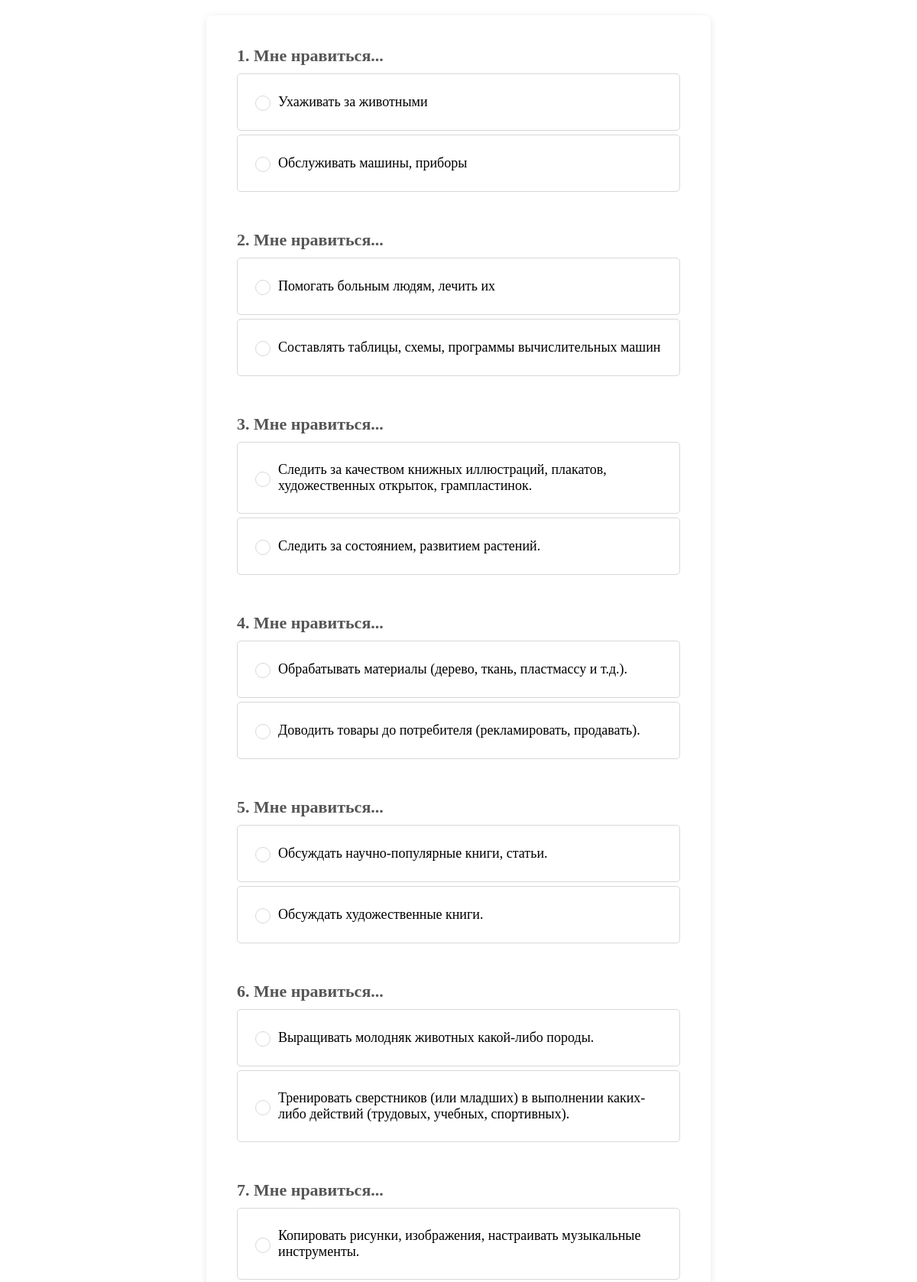
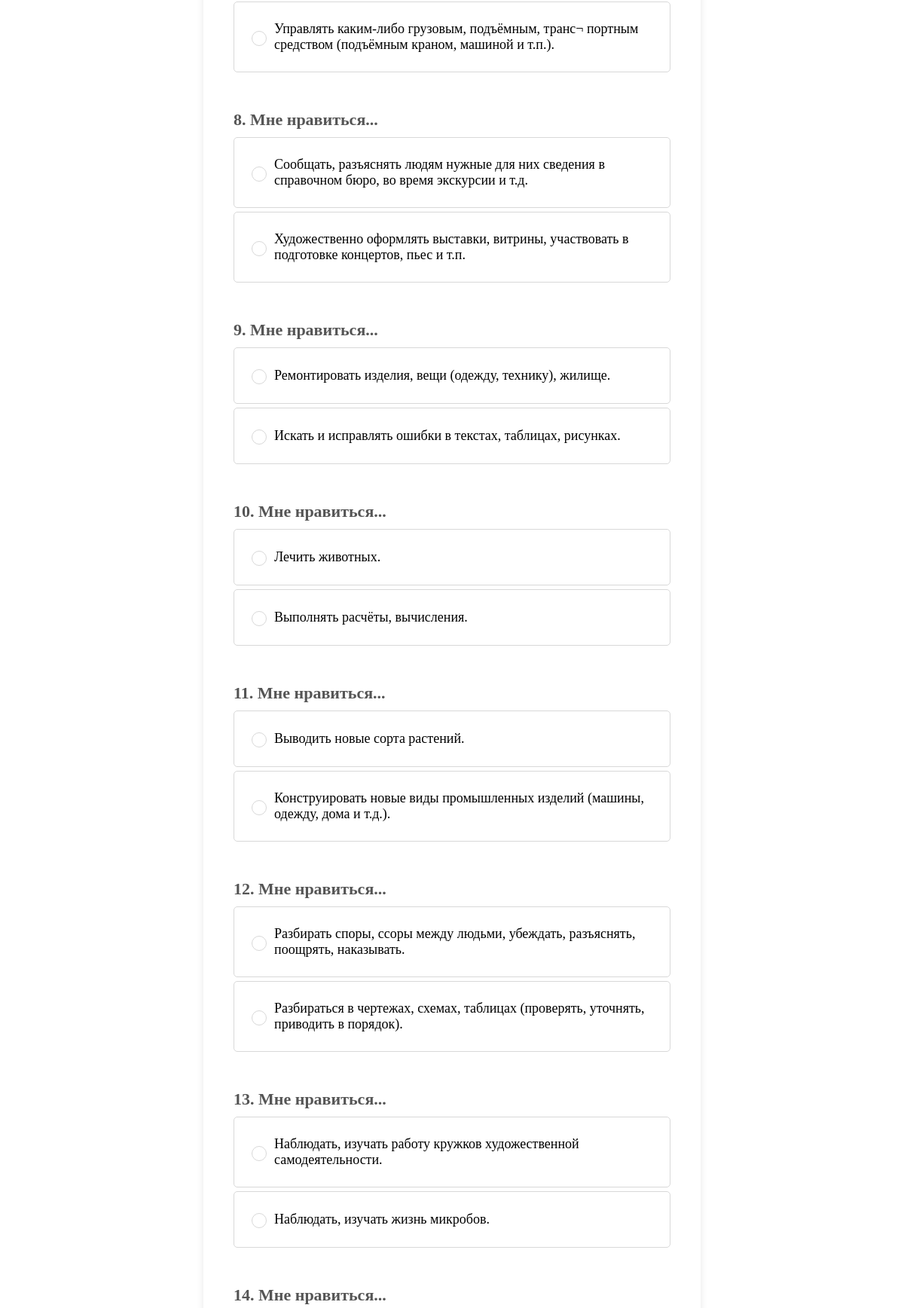
Page /test/1/ (upper part) on the committed database (2 pictures, top to bottom).
### test_app/models.py (models this page shows, shortened)
class Question(models.Model):
    text = models.CharField(max_length=1024)
    choice_a = models.CharField(max_length=512)
    choice_b = models.CharField(max_length=512)

### test_app/views.py (the view)
# urls.py: path('test/<int:user_data_id>/', test_view, name='test_view'),
def test_view(request, user_data_id):
    user_data = get_object_or_404(UserData, id=user_data_id)
    language = user_data.language  # Retrieve the user's language preference from the UserData model
    submit_text = "Бастау" if language == "KZ" else "ПОЛУЧИТЬ РЕЗУЛЬТАТ"
    if request.method == 'POST':
        profession_groups_count = {
            'Human-Nature': 0,
            'Human-Technique': 0,
            'Human-Human': 0,
            'Human-Sign Systems': 0,
            'Human-Artistic Image': 0
        }
        i = 0
        for key, value in request.POST.items():
            i += 1  # Increment the index for each item
            if value == "a":
                if i in [1, 6, 10, 11, 16, 20]:  # 'a' indices for 'Human-Nature'
                    profession_groups_count['Human-Nature'] += 1
                elif i in [4, 9, 14, 19]:  # 'a' indices for 'Human-Technique'
                    profession_groups_count['Human-Technique'] += 1
                elif i in [2, 8, 12, 18]:  # 'a' indices for 'Human-Human'
                    profession_groups_count['Human-Human'] += 1
                elif i in [5, 15]:  # 'a' indices for 'Human-Sign Systems'
                    profession_groups_count['Human-Sign Systems'] += 1
                elif i in [3, 7, 13, 17]:  # 'a' indices for 'Human-Artistic Image'
                    profession_groups_count['Human-Artistic Image'] += 1
            elif value == "b":
                if i in [3, 13]:  # 'b' indices for 'Human-Nature'
                    profession_groups_count['Human-Nature'] += 1
                elif i in [1, 7, 11, 17]:  # 'b' indices for 'Human-Technique'
                    profession_groups_count['Human-Technique'] += 1
                elif i in [4, 6, 14, 16]:  # 'b' indices for 'Human-Human'
                    profession_groups_count['Human-Human'] += 1
                elif i in [2, 9, 10, 12, 19, 20]:  # 'b' indices for 'Human-Sign Systems'
                    profession_groups_count['Human-Sign Systems'] += 1
                elif i in [5, 8, 15, 18]:  # 'b' indices for 'Human-Artistic Image'
                    profession_groups_count['Human-Artistic Image'] += 1
        max_category = max(profession_groups_count, key=profession_groups_count.get)
        max_count = profession_groups_count[max_category]
        answer = "Предлагаемая вами профессиональная группа - это:"
        result = max_category
        result2 = ""
        if language == "KZ":
            submit = "Бастау"
            answer = "Сіздің ұсынылған мамандық тобыңыз"
            if result == 'Human-Nature':
                result = "Мұнда адам жансыз және тірі табиғаттың әртүрлі құбылыстарымен айналысатын профессорлар кіреді, мысалы, биолог, географ, геолог, математик, физик, химик және жаратылыстану ғылымдары санатына жататын басқа мамандықтар.",
                result2 = "Адам Табиғаты"
            elif result == 'Human-Technique':
                result2 = "Адам Техникасы"
                result = "Адам Техникасы: Бұл топқа адам техникамен, оны қолданумен немесе дизайнмен айналысатын әр түрлі жұмыс түрлері кіреді, мысалы, инженер, оператор, машинист, механизатор, дәнекерлеуші және т. б. профессор."
            elif result == 'Human-Human':
                result2 = "Адам-Адам"
                result = "Мұнда адамдардың өзара әрекеттесуін көздейтін мамандықтың барлық түрлері ұсынылған, мысалы, саясат, дін, педагогика, психология, медицина, сауда, құқық."
            elif result == 'Human-Sign Systems':
                result2 = "Адам Белгілері Жүйелері:"
                result = "Бұл топқа құру, оқыту және пайдалануға қатысты мамандықтар кіредіәр түрлі белгілі жүйелер, лингвистика түрлері, математикалық бағдарламалау тілдері, зерттеу нәтижелерін графикалық бейнелеу мүмкіндіктері және т. б."
            elif result == 'Human-Artistic Image':
                result2 = "Адам-Көркем Образ"
                result = "Адам-Көркем Образ: Бұл топ-көркем және шығармашылық жұмыстың әртүрлі түрлері, әдебиет, музыка, театр, бейнелеу өнері."
        elif language == "RU":
            submit = "отправить"
            if result == 'Human-Nature':
                result2 ="Человек-природа"
                result = "Здесь входят профессора, в которых человек владеет делом с разными явлениями неживой и живой природы, например биолог, географ, геолог, математик, физик, химик и другие профессии, относящиеся к разряду естественных наук."
            elif result == 'Human-Technique':
                result2 = "Человек-техника"
                result = "Человек-техника"
            elif result == 'Human-Human: В эту группу входят различные виды трудовой деятельности, в которых человек владеет делом с техникой, ее использованием или конструкцией, например, профессор инженера, оператора, машиниста, механизатора, сварщика и т. п.':
                result2 = "Человек-человек"
                result = "Здесь представлены все виды профессии, предполагающие взаимодействие людей, например политика, религ, педагогика, психология, медицина, торговля, право. "
            elif result == 'Human-Sign Systems':
                result2 = "Человек-знаковые"
                result = "В эту группу включены профессии, касающиеся создания, обучения и использования различных известных систем, видов лингвистики, языков математического программирования, возможностей графического представления результатов изучения и т. п."
            elif result == 'Human-Artistic Image':
                result2 = "Человек-художественный образ:",
                result = "Человек-художественный образ:  Эта группа представляет собой различные виды художественно-творческого труда, тип литературы, музыки, театра, образное искусство."
        TestResult.objects.create(user_data_id=user_data_id, test_name="First test", result=result)
        user_data = get_object_or_404(UserData, id=user_data_id)
        return render(request, "test_app/first_test/results.html", {
            'result': result,
            'result2': result2,
            'answer': answer,
            'user_data_id': user_data_id,
            'submit_text': submit_text
        })
    else:
        if(language == "KZ"):
            questions = Question_kk.objects.all()
        else:
            questions = Question.objects.all()
        return render(request, 'test_app/first_test/test.html', {
            'questions': questions,
            'user_data_id': user_data_id,
            'submit_text': submit_text
        })

### test_app/templates/test_app/first_test/test.html (shortened to what this page needs)
{% extends 'test_app/base.html' %}
{% load static %}
{% block content %}
<div>
    <form method="post">
        {% for question in questions %}
            <div class="question">
                <div>{{ forloop.counter }}. {{ question.text }}</div>
                <label for="question_{{ question.id }}_a">
                    <input type="radio" id="question_{{ question.id }}_a" name="question_{{ question.id }}" value="a" required>
                    {{ question.choice_a }}
                </label>
                <label for="question_{{ question.id }}_b">
                    <input type="radio" id="question_{{ question.id }}_b" name="question_{{ question.id }}" value="b">
                    {{ question.choice_b }}
                </label>
            </div>
        {% endfor %}
    </form>
</div>
{% endblock %}

### test_app/templates/test_app/base.html (shortened to what this page needs)
<!DOCTYPE html>
<html lang="en">
<head>
{% load static %}
</head>
<body>
{% block content %}
{% endblock %}
</body>
</html>

### test_app/templates/test_app/first_test/test.html (style rules this page uses)
form { background: white; padding: 30px; border-radius: 8px; box-shadow: 0 2px 10px rgba(0, 0, 0, 0.1); max-width: 600px; width: auto; margin: 20px auto; color: #000; }
.question { margin-bottom: 25px; text-align: left; padding: 10px; border-radius: 4px; font-size: 22px; }
.question > div:first-of-type { margin-bottom: 10px; color: #555; font-weight: bold; }
.question label { display: flex; align-items: center; margin: 5px 0; cursor: pointer; padding: 25px 18px; background-color: #fff; border: 1px solid #D8D8D8; border-radius: 5px; transition: background-color 0.3s; font-size: 18px; font-weight: 400; }
.question input[type="radio"] { appearance: none; -webkit-appearance: none; -moz-appearance: none; width: 20px; height: 20px; margin-right: 10px; border: 1px solid #D8D8D8; border-radius: 10px; position: relative; outline: none; vertical-align: middle; cursor: pointer; flex-shrink: 0; }

### rows in the picture
Question: text "Мне нравиться...", choice_a "Ухаживать за животными", choice_b "Обслуживать машины, приборы"
Question: text "Мне нравиться...", choice_a "Помогать больным людям, лечить их", choice_b "Составлять таблицы, схемы, программы вычислительных машин"
Question: text "Мне нравиться...", choice_a "Следить за качеством книжных иллюстраций, плакатов, художественных открыток, грампластинок.", choice_b "Следить за состоянием, развитием растений."
Question: text "Мне нравиться...", choice_a "Обрабатывать материалы (дерево, ткань, пластмассу и т.д.).", choice_b "Доводить товары до потребителя (рекламировать, продавать)."
Question: text "Мне нравиться...", choice_a "Обсуждать научно-популярные книги, статьи.", choice_b "Обсуждать художественные книги."
Question: text "Мне нравиться...", choice_a "Выращивать молодняк животных какой-либо породы.", choice_b "Тренировать сверстников (или младших) в выполнении каких-либо действий (трудовых, учебных, спортивных)."
Question: text "Мне нравиться...", choice_a "Копировать рисунки, изображения, настраивать музыкальные инструменты.", choice_b "Управлять каким-либо грузовым, подъёмным, транс¬ портным средством (подъёмным краном, машиной и т.п.)."
Question: text "Мне нравиться...", choice_a "Сообщать, разъяснять людям нужные для них сведения в справочном бюро, во время экскурсии и т.д.", choice_b "Художественно оформлять выставки, витрины, участвовать в подготовке концертов, пьес и т.п."
Question: text "Мне нравиться...", choice_a "Ремонтировать изделия, вещи (одежду, технику), жилище.", choice_b "Искать и исправлять ошибки в текстах, таблицах, рисунках."
Question: text "Мне нравиться...", choice_a "Лечить животных.", choice_b "Выполнять расчёты, вычисления."
Question: text "Мне нравиться...", choice_a "Выводить новые сорта растений.", choice_b "Конструировать новые виды промышленных изделий (машины, одежду, дома и т.д.)."
Question: text "Мне нравиться...", choice_a "Разбирать споры, ссоры между людьми, убеждать, разъяснять, поощрять, наказывать.", choice_b "Разбираться в чертежах, схемах, таблицах (проверять, уточнять, приводить в порядок)."
Question: text "Мне нравиться...", choice_a "Наблюдать, изучать работу кружков художественной самодеятельности.", choice_b "Наблюдать, изучать жизнь микробов."
Question: text "Мне нравиться..."
